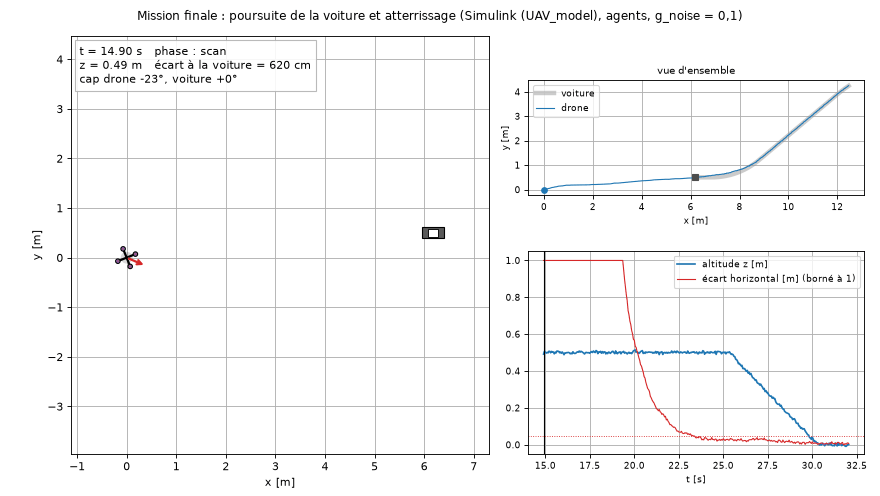
#> input picture rapport/animation_mission.gif, 880 x 496 px
$ python make_vignettes_gif.py
#> lines starting #> are read from the running program, lines starting #| are printed output that depends on the picture
"""Trois vignettes de l'animation de la mission (début de poursuite, descente, posé) pour la version PDF.
Lancer : python rapport/scripts/make_vignettes_gif.py   (lit rapport/animation_mission.gif, écrit rapport/figures/animation_vignettes.png)
"""
import sys
from pathlib import Path

from PIL import Image

sys.dont_write_bytecode = True
RAP = Path(__file__).resolve().parents[1]
g = Image.open(RAP / "animation_mission.gif")
#> g is the input picture: PIL image 880x496 P; mean R, G, B 247.3, 247.2, 247.4
n = g.n_frames
#> n = 173
idx = [int(n * 0.15), int(n * 0.65), n - 1]
#> idx = [25, 112, 172]
imgs = []
for i in idx:
    g.seek(i)
    imgs.append(g.convert("RGB").copy())
#> this loop made 3 passes
#> i on passes 1 to 3: 25, 112, 172
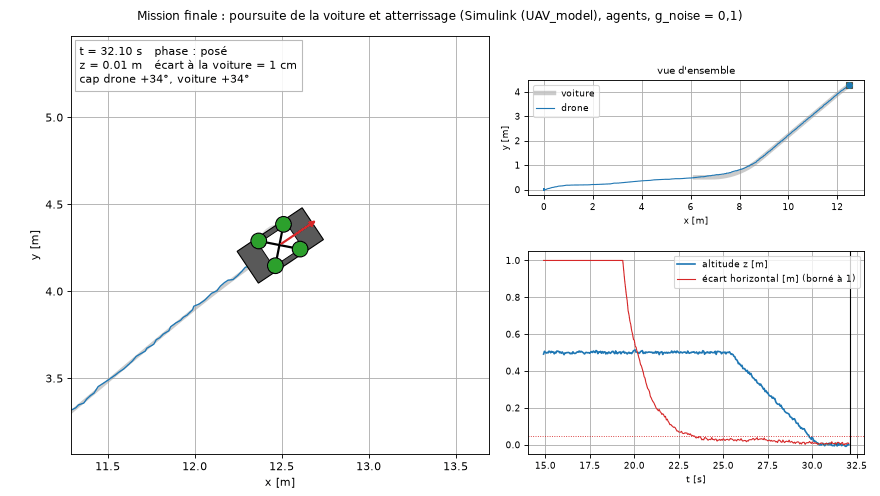
#> g: PIL image 880x496 RGB; mean R, G, B 246.5, 246.7, 246.7
#> after the loop, imgs = 3 items
w = 700
imgs = [im.resize((w, int(im.height * w / im.width))) for im in imgs]
H = max(im.height for im in imgs)
#> H = 394
sheet = Image.new("RGB", (w * 3 + 20, H), "white")
#> sheet: PIL image 2120x394 RGB; every value is 255
for k, im in enumerate(imgs):
    sheet.paste(im, (k * (w + 10), 0))
#> this loop made 3 passes
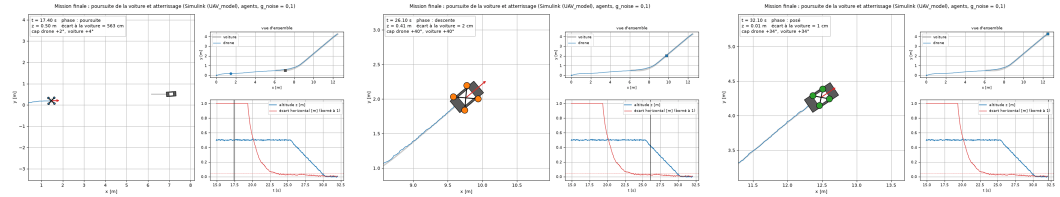
#> sheet: PIL image 2120x394 RGB (shown at 1/2 size); mean R, G, B 246.5, 246.4, 246.5
sheet.save(RAP / "figures" / "animation_vignettes.png")
print(n, idx, sheet.size)
#| 173 [25, 112, 172] (2120, 394)
